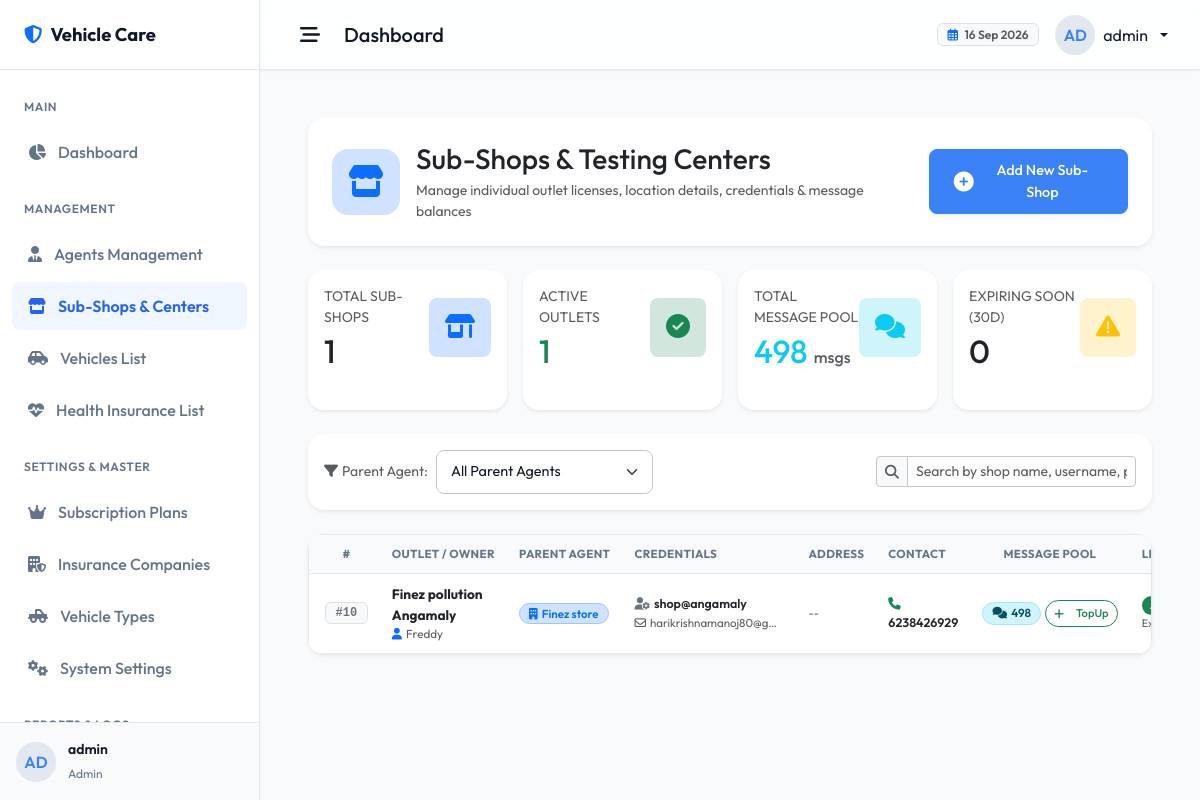
Screenshot of /admin/shops.php (signed in) with the database file from the repository.
### tables this page shows
CREATE TABLE `users` (
  `id` int(11) NOT NULL,
  `username` varchar(50) NOT NULL,
  `password` varchar(255) NOT NULL,
  `email` varchar(100) NOT NULL,
  `role` enum('admin','agent','shop') NOT NULL DEFAULT 'agent',
  `parent_agent_id` int(11) DEFAULT NULL,
  `status` enum('active','suspended') NOT NULL DEFAULT 'active',
  `shop_name` varchar(255) DEFAULT NULL,
  `shop_owner_name` varchar(255) DEFAULT NULL,
  `shop_logo` varchar(255) DEFAULT NULL,
  `shop_address` text DEFAULT NULL,
  `city` varchar(100) DEFAULT NULL,
  `state` varchar(100) DEFAULT NULL,
  `pincode` varchar(10) DEFAULT NULL,
  `mobile_number` varchar(20) DEFAULT NULL,
  `whatsapp_number` varchar(20) DEFAULT NULL,
  `created_at` timestamp NOT NULL DEFAULT current_timestamp(),
  `updated_at` timestamp NOT NULL DEFAULT current_timestamp() ON UPDATE current_timestamp(),
  `expiry_date` date DEFAULT NULL,
  `access_health_insurance` tinyint(1) NOT NULL DEFAULT 1,
  `access_vehicle_insurance` tinyint(1) NOT NULL DEFAULT 1,
  `access_pollution` tinyint(1) NOT NULL DEFAULT 1,
  `message_balance` int(11) NOT NULL DEFAULT 0,
  `notify_days_before` int(11) DEFAULT 7,
  `notify_before_enabled` tinyint(1) DEFAULT 1,
  `notify_1day_before_enabled` tinyint(1) DEFAULT 1,
  `notify_after_expiry_enabled` tinyint(1) DEFAULT 1
);

### admin/shops.php (the view, shortened to what the rows shown need)
<?php
require_once __DIR__ . '/../includes/functions.php';
$db = getDBConnection();
$sql = "SELECT s.*, p.shop_name as parent_shop_name, p.username as parent_username
        FROM users s
        JOIN users p ON s.parent_agent_id = p.id
        WHERE s.role = 'shop'";
$params = [];
$sql .= " ORDER BY s.id DESC";
$stmtS = $db->prepare($sql);
$stmtS->execute($params);
$shopsList = $stmtS->fetchAll();
$totalShopsCount = count($shopsList);
$activeShopsCount = count(array_filter($shopsList, fn($s) => $s['status'] === 'active'));
$totalMessageBalance = array_sum(array_column($shopsList, 'message_balance'));
$expiringCount = count(array_filter($shopsList, fn($s) => !empty($s['expiry_date']) && getDaysUntil($s['expiry_date']) <= 30));
include_once __DIR__ . '/../includes/header.php';
include_once __DIR__ . '/../includes/sidebar.php';
?>
<div class="container-fluid px-4 py-4">
    <div class="row g-3 mb-4">
        <div class="col-12 col-sm-6 col-xl-3">
            <div class="card border-0 shadow-sm rounded-4 h-100 p-3">
                <div class="d-flex align-items-center justify-content-between">
                    <div>
                        <h2 class="m-0 font-weight-700 text-dark"><?php echo number_format($totalShopsCount); ?></h2>
                    </div>
                </div>
            </div>
        </div>
        <div class="col-12 col-sm-6 col-xl-3">
            <div class="card border-0 shadow-sm rounded-4 h-100 p-3">
                <div class="d-flex align-items-center justify-content-between">
                    <div>
                        <span class="text-muted small font-weight-600 text-uppercase tracking-wide d-block mb-1">Active Outlets</span>
                        <h2 class="m-0 font-weight-700 text-success"><?php echo number_format($activeShopsCount); ?></h2>
                    </div>
                </div>
            </div>
        </div>
        <div class="col-12 col-sm-6 col-xl-3">
            <div class="card border-0 shadow-sm rounded-4 h-100 p-3">
                <div class="d-flex align-items-center justify-content-between">
                    <div>
                        <h2 class="m-0 font-weight-700 text-info"><?php echo number_format($totalMessageBalance); ?> <small class="fs-6 text-muted font-normal">msgs</small></h2>
                    </div>
                </div>
            </div>
        </div>
        <div class="col-12 col-sm-6 col-xl-3">
            <div class="card border-0 shadow-sm rounded-4 h-100 p-3">
                <div class="d-flex align-items-center justify-content-between">
                    <div>
                        <span class="text-muted small font-weight-600 text-uppercase tracking-wide d-block mb-1">Expiring Soon (30d)</span>
                        <h2 class="m-0 font-weight-700 <?php echo $expiringCount > 0 ? 'text-warning' : 'text-dark'; ?>"><?php echo number_format($expiringCount); ?></h2>
                    </div>
                </div>
            </div>
        </div>
    </div>
    <div class="card border-0 shadow-sm rounded-4 overflow-hidden">
        <div class="card-body p-0">
            <div class="table-responsive">
                <table class="table table-hover align-middle m-0" id="shopsTable">
                    <thead class="table-light border-bottom">
                        <tr>
                            <th style="width: 50px;" class="ps-3 text-center">#</th>
                            <th>Outlet / Owner</th>
                            <th>Parent Agent</th>
                            <th>Credentials</th>
                            <th style="max-width: 140px;">Address</th>
                            <th>Contact</th>
                            <th class="text-center">Message Pool</th>
                            <th>License Expiry</th>
                        </tr>
                    </thead>
                    <tbody>
                        <?php if (count($shopsList) > 0): ?>
                            <?php foreach ($shopsList as $sh): ?>
                                <tr class="shop-row">
                                    <td class="ps-3 text-center">
                                        <span class="badge bg-light text-secondary border font-monospace px-1.5 py-1">#<?php echo $sh['id']; ?></span>
                                    </td>
                                    <td>
                                        <div class="fw-bold text-dark" style="font-size: 0.85rem;"><?php echo sanitize($sh['shop_name']); ?></div>
                                        <div class="text-muted" style="font-size: 0.73rem;"><i class="fa-solid fa-user me-1 text-primary"></i><?php echo sanitize($sh['shop_owner_name'] ?: 'N/A'); ?></div>
                                    </td>
                                    <td>
                                        <span class="badge bg-primary-subtle text-primary border border-primary-subtle rounded-pill px-2.5 py-1" style="font-size: 0.72rem;">
                                            <i class="fa-solid fa-building me-1"></i><?php echo sanitize($sh['parent_shop_name'] ?: $sh['parent_username']); ?>
                                        </span>
                                    </td>
                                    <td>
                                        <div class="fw-semibold text-dark" style="font-size: 0.78rem;"><i class="fa-solid fa-user-gear me-1 text-secondary"></i><?php echo sanitize($sh['username']); ?></div>
                                        <div class="text-muted text-truncate" style="font-size: 0.72rem; max-width: 150px;" title="<?php echo sanitize($sh['email']); ?>"><i class="fa-regular fa-envelope me-1"></i><?php echo sanitize($sh['email']); ?></div>
                                    </td>
                                    <td style="max-width: 140px;">
                                        <?php if (!empty($sh['shop_address'])): ?>
                                            <div class="text-truncate text-dark font-weight-500" style="font-size: 0.75rem; max-width: 130px;" title="<?php echo sanitize($sh['shop_address']); ?>"><i class="fa-solid fa-location-dot me-1 text-danger"></i><?php echo sanitize($sh['shop_address']); ?></div>
                                            <div class="text-muted" style="font-size: 0.68rem;"><?php echo sanitize(($sh['city'] ? $sh['city'] . ', ' : '') . $sh['state']); ?></div>
                                        <?php else: ?>
                                            <span class="text-muted small">--</span>
                                        <?php endif; ?>
                                    </td>
                                    <td>
                                        <a href="tel:<?php echo sanitize($sh['mobile_number']); ?>" class="text-decoration-none text-dark fw-semibold" style="font-size: 0.78rem;">
                                            <i class="fa-solid fa-phone me-1 text-success"></i><?php echo sanitize($sh['mobile_number']); ?>
                                        </a>
                                    </td>
                                    <td class="text-center" style="min-width: 130px;">
                                        <div class="d-flex align-items-center gap-1 justify-content-center">
                                            <span class="badge bg-info-subtle text-info-emphasis border border-info-subtle rounded-pill px-2.5 py-1.5 font-weight-700" style="font-size: 0.73rem;">
                                                <i class="fa-solid fa-comments me-1"></i><?php echo number_format($sh['message_balance'] ?? 0); ?>
                                            </span>
                                            <button class="btn btn-xs btn-outline-success rounded-pill px-2 py-1 font-weight-600 shadow-xs text-nowrap" style="font-size: 0.7rem;" onclick="openRechargeModal(<?php echo $sh['id']; ?>, '<?php echo sanitize(addslashes($sh['shop_name'])); ?>', <?php echo (int)($sh['message_balance'] ?? 0); ?>)">
                                                <i class="fa-solid fa-plus me-1"></i>TopUp
                                            </button>
                                        </div>
                                    </td>
                                    <td>
                                        <?php if (!empty($sh['expiry_date'])):
                                            $expStatus = getExpiryStatus($sh['expiry_date']);
                                        ?>
                                            <span class="badge <?php echo $expStatus['badge']; ?> rounded-pill px-2 py-1" style="font-size: 0.7rem;">
                                            </span>
                                            <small class="d-block text-muted font-weight-500" style="font-size: 0.68rem;">
                                                Exp: <?php echo date('d-M-Y', strtotime($sh['expiry_date'])); ?>
                                            </small>
                                        <?php else: ?>
                                            <span class="badge bg-secondary rounded-pill" style="font-size: 0.7rem;">No Expiry</span>
                                        <?php endif; ?>
                                    </td>
                                </tr>
                            <?php endforeach; ?>
                        <?php endif; ?>
                    </tbody>
                </table>
            </div>
        </div>
    </div>
</div>
<?php include_once __DIR__ . '/../includes/footer.php'; ?>

### includes/header.php (shortened to what the rows shown need)
<?php
require_once __DIR__ . '/functions.php';
if (isLoggedIn()) {
    $db = getDBConnection();
    $stmt = $db->prepare("SELECT * FROM users WHERE id = ?");
    $stmt->execute([$_SESSION['user_id']]);
    $current_user = $stmt->fetch();
}
?>
<!DOCTYPE html>
<html lang="en">
<head>
    <link href="https://cdn.jsdelivr.net/npm/bootstrap@5.3.0/dist/css/bootstrap.min.css" rel="stylesheet">
    <link href="https://cdnjs.cloudflare.com/ajax/libs/font-awesome/6.4.0/css/all.min.css" rel="stylesheet">
    <link href="https://cdn.datatables.net/1.13.4/css/dataTables.bootstrap5.min.css" rel="stylesheet">
    <link href="https://cdn.datatables.net/responsive/2.4.1/css/responsive.bootstrap5.min.css" rel="stylesheet">
    <link href="https://cdn.jsdelivr.net/npm/sweetalert2@11/dist/sweetalert2.min.css" rel="stylesheet">
    <link href="../assets/css/style.css" rel="stylesheet">
</head>
<body>
    <div id="wrapper">
        <?php include_once __DIR__ . '/sidebar.php'; ?>
        <div id="main-content">
            <nav id="header-nav">
                <div class="d-flex align-items-center gap-3">
                    <?php if (isLoggedIn()): ?>
                    <div class="dropdown">
                        <a class="nav-link dropdown-toggle d-flex align-items-center gap-2" href="#" role="button" data-bs-toggle="dropdown" aria-expanded="false">
                            <div class="user-avatar text-uppercase">
                                <?php
                                    if ($current_user && !empty($current_user['shop_name']) && $current_user['role'] === 'agent') {
                                        echo substr(sanitize($current_user['shop_name']), 0, 2);
                                    } else {
                                        echo substr(sanitize($current_user['username']), 0, 2);
                                    }
                                ?>
                            </div>
                            <span class="d-none d-lg-inline text-main font-weight-500">
                                <?php echo sanitize($current_user['shop_owner_name'] ?? $current_user['username']); ?>
                            </span>
                        </a>
                    </div>
                    <?php endif; ?>
                </div>
            </nav>
            <div class="container-fluid p-4">

### includes/sidebar.php (shortened to what the rows shown need)
<?php
$role = $_SESSION['role'] ?? '';
?>
<div id="sidebar">
    <?php if (isLoggedIn()): ?>
    <div class="sidebar-footer">
        <div class="user-profile-widget">
            <div class="user-avatar text-uppercase">
                <?php
                    if ($current_user && !empty($current_user['shop_name']) && ($role === 'agent' || $role === 'shop')) {
                        echo substr(sanitize($current_user['shop_name']), 0, 2);
                    } else {
                        echo substr(sanitize($current_user['username']), 0, 2);
                    }
                ?>
            </div>
            <div class="user-details">
                <p class="user-name text-truncate">
                    <?php echo sanitize($current_user['shop_owner_name'] ?? $current_user['username']); ?>
                </p>
                <span class="user-role"><?php echo sanitize($role); ?></span>
            </div>
        </div>
    </div>
    <?php endif; ?>
</div>

### rows the page displays
users: username "AD", username "admin", username "Admin"
users: status "1", expiry_date "0", id "10", shop_name "Finez pollution Angamaly", shop_owner_name "Freddy", parent_agent.shop_name "Finez store", username "shop@angamaly", email "harikrishnamanoj80@g…", mobile_number "6238426929", message_balance "498"

### other values shown
$pageHeading "Dashboard"
$totalShopsCount "1"
$totalMessageBalance "498"
